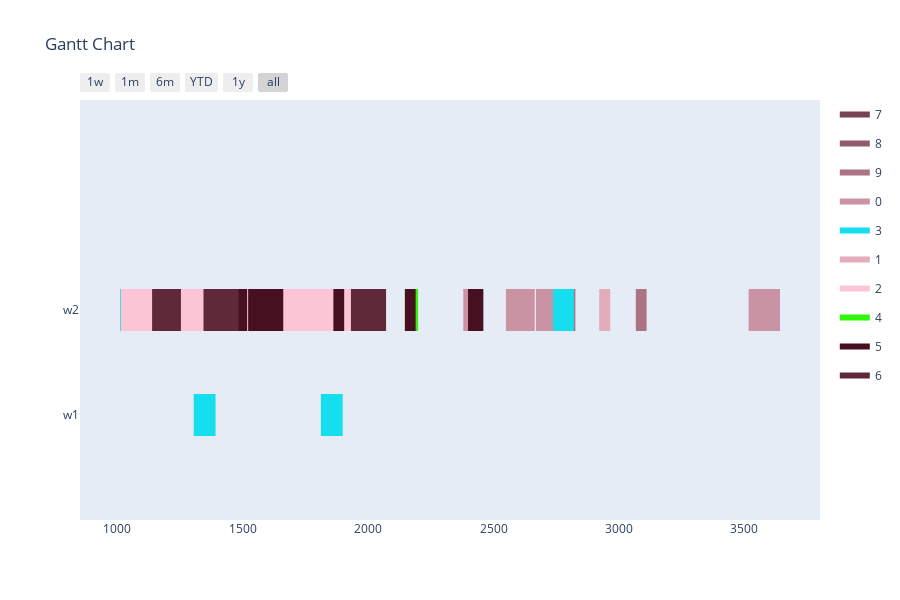

The notebook cell this image was saved under:
### Markdown cell above
Config 4 - Randomized Mutation with "open" Planning Horizon

### Code cell
optimizer = BaseGA(env)
optimizer.configure('tardiness', 'twopointcrossover', 'roulettewheel', 'randomize')
last_time_slot = 0
for order in orders:
    if order[1] > last_time_slot:
        last_time_slot = order[1]
# all parameters after offspring_amount are optional (in this case -> verbose=True)
result, best_fitness_history, average_fitness_history, best_generation_history, feasible_gen = optimizer.optimize(orders, max_generations, earliest_time_slot, last_time_slot, population_size, offspring_amount, verbose=True)
workstation_assignments = reformat_result(result, orders, env)
visualize(workstation_assignments, best_fitness_history, average_fitness_history, best_generation_history, feasible_gen)

### Figure 1 — Plotly figure (JSON) as saved in the notebook; plotly's stock layout.template omitted (floating-point values rounded to 4 significant figures)
{"data": [{"fill": "toself", "fillcolor": "rgb(121, 66, 82)", "hoverinfo": "name", "legendgroup": "rgb(121, 66, 82)", "mode": "none", "name": "7", "type": "scatter", "x": [1927, 1971, 1971, 1927, 1927, 979, 1052, 1052, 979, 979, 366, 410, 410, 366, 366, 644, 717, 717, 644], "y": [0.8, 0.8, 1.2, 1.2, null, 0.8, 0.8, 1.2, 1.2, null, 0.8, 0.8, 1.2, 1.2, null, 0.8, 0.8, 1.2, 1.2]}, {"fill": "toself", "fillcolor": "rgb(146, 91, 107)", "hoverinfo": "name", "legendgroup": "rgb(146, 91, 107)", "mode": "none", "name": "8", "type": "scatter", "x": [369, 413, 413, 369, 369, 397, 460, 460, 397, 397, 337, 390, 390, 337, 337, 389, 442, 442, 389], "y": [0.8, 0.8, 1.2, 1.2, null, 0.8, 0.8, 1.2, 1.2, null, 0.8, 0.8, 1.2, 1.2, null, 0.8, 0.8, 1.2, 1.2]}, {"fill": "toself", "fillcolor": "rgb(171, 116, 132)", "hoverinfo": "name", "legendgroup": "rgb(171, 116, 132)", "mode": "none", "name": "9", "type": "scatter", "x": [566, 681, 681, 566, 566, 691, 831, 831, 691, 691, 1692, 1827, 1827, 1692, 1692, 1199, 1257, 1257, 1199, 1199, 211, 351, 351, 211, 211, 3067, 3110, 3110, 3067, 3067, 2765, 2826, 2826, 2765], "y": [0.8, 0.8, 1.2, 1.2, null, 0.8, 0.8, 1.2, 1.2, null, 0.8, 0.8, 1.2, 1.2, null, 0.8, 0.8, 1.2, 1.2, null, 0.8, 0.8, 1.2, 1.2, null, 0.8, 0.8, 1.2, 1.2, null, 0.8, 0.8, 1.2, 1.2]}, {"fill": "toself", "fillcolor": "rgb(202, 147, 163)", "hoverinfo": "name", "legendgroup": "rgb(202, 147, 163)", "mode": "none", "name": "0", "type": "scatter", "x": [1019, 1062, 1062, 1019, 1019, 2379, 2437, 2437, 2379, 2379, 2549, 2664, 2664, 2549, 2549, 1668, 1711, 1711, 1668, 1668, 3517, 3642, 3642, 3517, 3517, 1908, 1966, 1966, 1908, 1908, 2669, 2804, 2804, 2669], "y": [0.8, 0.8, 1.2, 1.2, null, 0.8, 0.8, 1.2, 1.2, null, 0.8, 0.8, 1.2, 1.2, null, 0.8, 0.8, 1.2, 1.2, null, 0.8, 0.8, 1.2, 1.2, null, 0.8, 0.8, 1.2, 1.2, null, 0.8, 0.8, 1.2, 1.2]}, {"fill": "toself", "fillcolor": "rgb(21, 222, 238)", "hoverinfo": "name", "legendgroup": "rgb(21, 222, 238)", "mode": "none", "name": "3", "type": "scatter", "x": [915, 1010, 1010, 915, 915, 2737, 2820, 2820, 2737, 2737, 1787, 1870, 1870, 1787, 1787, 1811, 1898, 1898, 1811, 1811, 1304, 1391, 1391, 1304, 1304, 211, 246, 246, 211], "y": [0.8, 0.8, 1.2, 1.2, null, 0.8, 0.8, 1.2, 1.2, null, 0.8, 0.8, 1.2, 1.2, null, -0.2, -0.2, 0.2, 0.2, null, -0.2, -0.2, 0.2, 0.2, null, -0.2, -0.2, 0.2, 0.2]}, {"fill": "toself", "fillcolor": "rgb(227, 172, 188)", "hoverinfo": "name", "legendgroup": "rgb(227, 172, 188)", "mode": "none", "name": "1", "type": "scatter", "x": [2921, 2965, 2965, 2921, 2921, 306, 369, 369, 306, 306, 308, 361, 361, 308, 308, 1091, 1154, 1154, 1091], "y": [0.8, 0.8, 1.2, 1.2, null, 0.8, 0.8, 1.2, 1.2, null, 0.8, 0.8, 1.2, 1.2, null, 0.8, 0.8, 1.2, 1.2]}, {"fill": "toself", "fillcolor": "rgb(252, 197, 213)", "hoverinfo": "name", "legendgroup": "rgb(252, 197, 213)", "mode": "none", "name": "2", "type": "scatter", "x": [478, 541, 541, 478, 478, 624, 697, 697, 624, 624, 358, 421, 421, 358, 358, 940, 1013, 1013, 940], "y": [0.8, 0.8, 1.2, 1.2, null, 0.8, 0.8, 1.2, 1.2, null, 0.8, 0.8, 1.2, 1.2, null, 0.8, 0.8, 1.2, 1.2]}, {"fill": "toself", "fillcolor": "rgb(46, 247, 7)", "hoverinfo": "name", "legendgroup": "rgb(46, 247, 7)", "mode": "none", "name": "4", "type": "scatter", "x": [474, 518, 518, 474, 474, 453, 497, 497, 453, 453, 516, 589, 589, 516, 516, 2155, 2199, 2199, 2155], "y": [0.8, 0.8, 1.2, 1.2, null, 0.8, 0.8, 1.2, 1.2, null, 0.8, 0.8, 1.2, 1.2, null, 0.8, 0.8, 1.2, 1.2]}, {"fill": "toself", "fillcolor": "rgb(71, 16, 32)", "hoverinfo": "name", "legendgroup": "rgb(71, 16, 32)", "mode": "none", "name": "5", "type": "scatter", "x": [767, 828, 828, 767, 767, 1945, 2070, 2070, 1945, 1945, 2146, 2189, 2189, 2146, 2146, 2398, 2459, 2459, 2398, 2398, 1861, 1904, 1904, 1861, 1861, 1521, 1661, 1661, 1521, 1521, 1382, 1517, 1517, 1382], "y": [0.8, 0.8, 1.2, 1.2, null, 0.8, 0.8, 1.2, 1.2, null, 0.8, 0.8, 1.2, 1.2, null, 0.8, 0.8, 1.2, 1.2, null, 0.8, 0.8, 1.2, 1.2, null, 0.8, 0.8, 1.2, 1.2, null, 0.8, 0.8, 1.2, 1.2]}, {"fill": "toself", "fillcolor": "rgb(96, 41, 57)", "hoverinfo": "name", "legendgroup": "rgb(96, 41, 57)", "mode": "none", "name": "6", "type": "scatter", "x": [419, 534, 534, 419, 419, 1138, 1253, 1253, 1138, 1138, 620, 755, 755, 620, 620, 818, 876, 876, 818, 818, 1343, 1483, 1483, 1343, 1343, 1931, 2071, 2071, 1931, 1931, 368, 503, 503, 368], "y": [0.8, 0.8, 1.2, 1.2, null, 0.8, 0.8, 1.2, 1.2, null, 0.8, 0.8, 1.2, 1.2, null, 0.8, 0.8, 1.2, 1.2, null, 0.8, 0.8, 1.2, 1.2, null, 0.8, 0.8, 1.2, 1.2, null, 0.8, 0.8, 1.2, 1.2]}, {"legendgroup": "rgb(121, 66, 82)", "marker": {"color": "rgb(121, 66, 82)", "opacity": 0, "size": 1}, "mode": "markers", "name": "", "showlegend": false, "text": [null, null, null, null, null, null, null, null], "type": "scatter", "x": [1927, 1971, 979, 1052, 366, 410, 644, 717], "y": [1, 1, 1, 1, 1, 1, 1, 1]}, {"legendgroup": "rgb(146, 91, 107)", "marker": {"color": "rgb(146, 91, 107)", "opacity": 0, "size": 1}, "mode": "markers", "name": "", "showlegend": false, "text": [null, null, null, null, null, null, null, null], "type": "scatter", "x": [369, 413, 397, 460, 337, 390, 389, 442], "y": [1, 1, 1, 1, 1, 1, 1, 1]}, {"legendgroup": "rgb(171, 116, 132)", "marker": {"color": "rgb(171, 116, 132)", "opacity": 0, "size": 1}, "mode": "markers", "name": "", "showlegend": false, "text": [null, null, null, null, null, null, null, null, null, null, null, null, null, null], "type": "scatter", "x": [566, 681, 691, 831, 1692, 1827, 1199, 1257, 211, 351, 3067, 3110, 2765, 2826], "y": [1, 1, 1, 1, 1, 1, 1, 1, 1, 1, 1, 1, 1, 1]}, {"legendgroup": "rgb(202, 147, 163)", "marker": {"color": "rgb(202, 147, 163)", "opacity": 0, "size": 1}, "mode": "markers", "name": "", "showlegend": false, "text": [null, null, null, null, null, null, null, null, null, null, null, null, null, null], "type": "scatter", "x": [1019, 1062, 2379, 2437, 2549, 2664, 1668, 1711, 3517, 3642, 1908, 1966, 2669, 2804], "y": [1, 1, 1, 1, 1, 1, 1, 1, 1, 1, 1, 1, 1, 1]}, {"legendgroup": "rgb(21, 222, 238)", "marker": {"color": "rgb(21, 222, 238)", "opacity": 0, "size": 1}, "mode": "markers", "name": "", "showlegend": false, "text": [null, null, null, null, null, null, null, null, null, null, null, null], "type": "scatter", "x": [915, 1010, 2737, 2820, 1787, 1870, 1811, 1898, 1304, 1391, 211, 246], "y": [1, 1, 1, 1, 1, 1, 0, 0, 0, 0, 0, 0]}, {"legendgroup": "rgb(227, 172, 188)", "marker": {"color": "rgb(227, 172, 188)", "opacity": 0, "size": 1}, "mode": "markers", "name": "", "showlegend": false, "text": [null, null, null, null, null, null, null, null], "type": "scatter", "x": [2921, 2965, 306, 369, 308, 361, 1091, 1154], "y": [1, 1, 1, 1, 1, 1, 1, 1]}, {"legendgroup": "rgb(252, 197, 213)", "marker": {"color": "rgb(252, 197, 213)", "opacity": 0, "size": 1}, "mode": "markers", "name": "", "showlegend": false, "text": [null, null, null, null, null, null, null, null], "type": "scatter", "x": [478, 541, 624, 697, 358, 421, 940, 1013], "y": [1, 1, 1, 1, 1, 1, 1, 1]}, {"legendgroup": "rgb(46, 247, 7)", "marker": {"color": "rgb(46, 247, 7)", "opacity": 0, "size": 1}, "mode": "markers", "name": "", "showlegend": false, "text": [null, null, null, null, null, null, null, null], "type": "scatter", "x": [474, 518, 453, 497, 516, 589, 2155, 2199], "y": [1, 1, 1, 1, 1, 1, 1, 1]}, {"legendgroup": "rgb(71, 16, 32)", "marker": {"color": "rgb(71, 16, 32)", "opacity": 0, "size": 1}, "mode": "markers", "name": "", "showlegend": false, "text": [null, null, null, null, null, null, null, null, null, null, null, null, null, null], "type": "scatter", "x": [767, 828, 1945, 2070, 2146, 2189, 2398, 2459, 1861, 1904, 1521, 1661, 1382, 1517], "y": [1, 1, 1, 1, 1, 1, 1, 1, 1, 1, 1, 1, 1, 1]}, {"legendgroup": "rgb(96, 41, 57)", "marker": {"color": "rgb(96, 41, 57)", "opacity": 0, "size": 1}, "mode": "markers", "name": "", "showlegend": false, "text": [null, null, null, null, null, null, null, null, null, null, null, null, null, null], "type": "scatter", "x": [419, 534, 1138, 1253, 620, 755, 818, 876, 1343, 1483, 1931, 2071, 368, 503], "y": [1, 1, 1, 1, 1, 1, 1, 1, 1, 1, 1, 1, 1, 1]}], "layout": {"height": 600, "hovermode": "closest", "showlegend": true, "title": {"text": "Gantt Chart"}, "xaxis": {"rangeselector": {"buttons": [{"count": 7, "label": "1w", "step": "day", "stepmode": "backward"}, {"count": 1, "label": "1m", "step": "month", "stepmode": "backward"}, {"count": 6, "label": "6m", "step": "month", "stepmode": "backward"}, {"count": 1, "label": "YTD", "step": "year", "stepmode": "todate"}, {"count": 1, "label": "1y", "step": "year", "stepmode": "backward"}, {"step": "all"}]}, "showgrid": false, "type": "date", "zeroline": false}, "yaxis": {"autorange": false, "range": [-1, 3], "showgrid": false, "ticktext": ["w1", "w2"], "tickvals": [0, 1], "zeroline": false}}}
